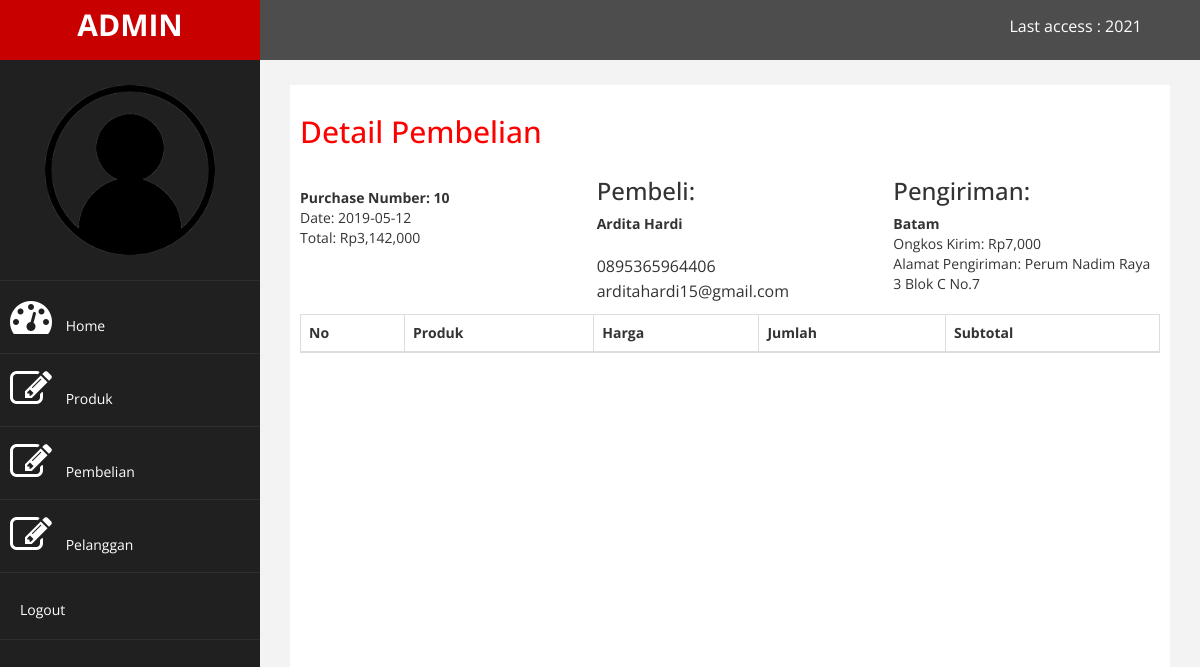
The page /admin/index.php?halaman=detail&id=10 (signed in) on the database its author committed.
### tables this page shows
CREATE TABLE `pembelian` (
  `id_pembelian` int(11) NOT NULL,
  `id_pelanggan` int(11) NOT NULL,
  `id_ongkir` int(11) NOT NULL,
  `tanggal_pembelian` date NOT NULL,
  `total_pembelian` int(11) NOT NULL,
  `nama_kota` varchar(100) NOT NULL,
  `tarif` int(11) NOT NULL,
  `alamat_pengiriman` text NOT NULL
);

CREATE TABLE `pelanggan` (
  `id_pelanggan` int(11) NOT NULL,
  `email_pelanggan` varchar(100) NOT NULL,
  `password_pelanggan` varchar(50) NOT NULL,
  `nama_pelanggan` varchar(100) NOT NULL,
  `telepon_pelanggan` varchar(25) NOT NULL
);

### admin/detail.php (the view, shortened to what this page needs)
<h2>Detail Pembelian</h2>
<?php
$ambil = $koneksi->query("SELECT * FROM pembelian JOIN pelanggan
	ON pembelian.id_pelanggan=pelanggan.id_pelanggan
	WHERE pembelian.id_pembelian='$_GET[id]'");
$detail = $ambil->fetch_assoc();
?>
<div class="row">
  <div class="col-md-4">
	<p></p>
    <strong>Purchase Number: <?php echo $detail['id_pembelian'] ?></strong><br>
    Date: <?php echo $detail['tanggal_pembelian']; ?><br>
    Total: Rp<?php echo number_format($detail['total_pembelian']) ?>
  </div>
  <div class="col-md-4">
    <h3>Pembeli: </h3>
    <strong><?php echo $detail['nama_pelanggan'];?></strong> <br>
    <p>
	    <?php echo $detail['telepon_pelanggan']; ?> <br>
	    <?php echo $detail['email_pelanggan']; ?>
    </p>
  </div>
  <div class="col-md-4">
    <h3>Pengiriman: </h3>
    <strong><?php echo $detail['nama_kota'] ?></strong><br>
    Ongkos Kirim: Rp<?php echo number_format($detail['tarif']); ?><br>
    Alamat Pengiriman: <?php echo $detail['alamat_pengiriman'] ?>
  </div>
</div>
<table class="table table-bordered">
	<thead>
		<tr>
			<th>No</th>
			<th>Produk</th>
			<th>Harga</th>
			<th>Jumlah</th>
			<th>Subtotal</th>
		</tr>
	</thead>
</table>

### admin/assets/css/custom.css (style rules this page uses)
body { font-family: 'Open Sans', sans-serif; }
h2 { color: #f00; }
p { font-size:16px; line-height:25px; padding-top:20px; }

### rows shown on the page
pembelian: id_pembelian "10", tanggal_pembelian "2019-05-12", total_pembelian "3,142,000", id_pelanggan.nama_pelanggan "Ardita Hardi", id_pelanggan.telepon_pelanggan "0895365964406", id_pelanggan.email_pelanggan "arditahardi15@gmail.com", nama_kota "Batam", tarif "7,000", alamat_pengiriman "Perum Nadim Raya 3 Blok C No.7"
